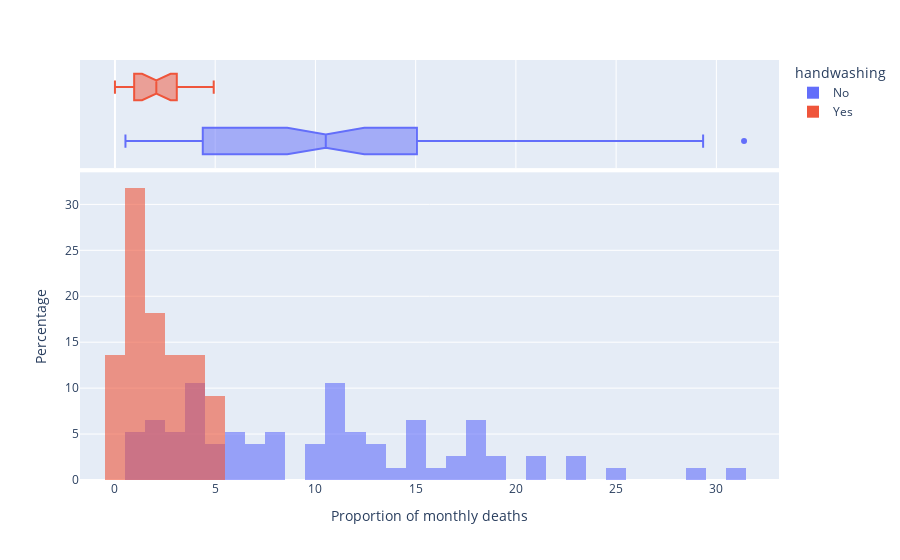

Notebook cell for this chart:
### Markdown cell above
### Use Histograms to Visualise the Monthly Distribution of Outcomes

**Challenge**: Create a [plotly histogram](https://plotly.com/python/histograms/) to show the monthly percentage of deaths. 

* Use docs to check out the available parameters. Use the [`color` parameter](https://plotly.github.io/plotly.py-docs/generated/plotly.express.histogram.html) to display two overlapping histograms.
* The time period of handwashing is shorter than not handwashing. Change `histnorm` to `percent` to make the time periods comparable. 
* Make the histograms slighlty transparent
* Experiment with the number of bins on the histogram. Which number work well in communicating the range of outcomes?
* Just for fun, display your box plot on the top of the histogram using the `marginal` parameter.

### Code cell
hist = px.histogram(df_monthly, 
                    x='pct_deaths', 
                    color='handwashing', 
                    histnorm='percent', 
                    opacity=0.6,
                    nbins=32,
                    barmode='overlay',
                    marginal='box',
                    height=800
                   )

hist.update_layout(xaxis_title='Proportion of monthly deaths',
                   yaxis_title='Percentage')
hist.show()

### Figure 1 — Plotly figure (JSON) as saved in the notebook; plotly's stock layout.template omitted (floating-point values rounded to 4 significant figures)
{"data": [{"alignmentgroup": "True", "bingroup": "x", "histnorm": "percent", "hovertemplate": "handwashing=No<br>pct_deaths=%{x}<br>percent=%{y}<extra></extra>", "legendgroup": "No", "marker": {"color": "#636efa", "opacity": 0.6, "pattern": {"shape": ""}}, "name": "No", "nbinsx": 32, "offsetgroup": "No", "orientation": "v", "showlegend": true, "type": "histogram", "x": [14.57, 7.531, 4.332, 1.569, 0.7843, 5, 8.421, 1.351, 1.878, 11.02, 22.55, 20.85, 12.22, 10.23, 10.74, 3.226, 6.593, 20.78, 25.46, 18.39, 29.34, 22.97, 31.38, 19.12, 15.97, 12.41, 11.93, 6.098, 4.082, 0.5236, 1.554, 2.262, 17.6, 7.143, 8.051, 15.16, 11.28, 17.03, 17.31, 5.833, 2.679, 4.369, 6.32, 1.224, 3.226, 11.02, 10.55, 7.591, 4.745, 4.452, 4.231, 4.392, 7.143, 6.122, 3.586, 10.55, 14.84, 10.94, 10.49, 13.39, 18.09, 15.43, 18.97, 13.44, 10.15, 13.1, 18.06, 14.39, 14.96, 10.77, 5.369, 3.215, 1.923, 3.607, 18.27, 12.24], "xaxis": "x", "yaxis": "y"}, {"alignmentgroup": "True", "hovertemplate": "handwashing=No<br>pct_deaths=%{x}<extra></extra>", "legendgroup": "No", "marker": {"color": "#636efa"}, "name": "No", "notched": true, "offsetgroup": "No", "showlegend": false, "type": "box", "x": [14.57, 7.531, 4.332, 1.569, 0.7843, 5, 8.421, 1.351, 1.878, 11.02, 22.55, 20.85, 12.22, 10.23, 10.74, 3.226, 6.593, 20.78, 25.46, 18.39, 29.34, 22.97, 31.38, 19.12, 15.97, 12.41, 11.93, 6.098, 4.082, 0.5236, 1.554, 2.262, 17.6, 7.143, 8.051, 15.16, 11.28, 17.03, 17.31, 5.833, 2.679, 4.369, 6.32, 1.224, 3.226, 11.02, 10.55, 7.591, 4.745, 4.452, 4.231, 4.392, 7.143, 6.122, 3.586, 10.55, 14.84, 10.94, 10.49, 13.39, 18.09, 15.43, 18.97, 13.44, 10.15, 13.1, 18.06, 14.39, 14.96, 10.77, 5.369, 3.215, 1.923, 3.607, 18.27, 12.24], "xaxis": "x2", "yaxis": "y2"}, {"alignmentgroup": "True", "bingroup": "x", "histnorm": "percent", "hovertemplate": "handwashing=Yes<br>pct_deaths=%{x}<br>percent=%{y}<extra></extra>", "legendgroup": "Yes", "marker": {"color": "#EF553B", "opacity": 0.6, "pattern": {"shape": ""}}, "name": "Yes", "nbinsx": 32, "offsetgroup": "Yes", "orientation": "v", "showlegend": true, "type": "histogram", "x": [2.239, 1.2, 1.894, 4.58, 3.957, 4.472, 2.93, 3.534, 0.6873, 0, 0.6557, 0.9585, 1.136, 0.3717, 0, 0.9615, 2.341, 2.903, 1.34, 2.233, 3.085, 4.926], "xaxis": "x", "yaxis": "y"}, {"alignmentgroup": "True", "hovertemplate": "handwashing=Yes<br>pct_deaths=%{x}<extra></extra>", "legendgroup": "Yes", "marker": {"color": "#EF553B"}, "name": "Yes", "notched": true, "offsetgroup": "Yes", "showlegend": false, "type": "box", "x": [2.239, 1.2, 1.894, 4.58, 3.957, 4.472, 2.93, 3.534, 0.6873, 0, 0.6557, 0.9585, 1.136, 0.3717, 0, 0.9615, 2.341, 2.903, 1.34, 2.233, 3.085, 4.926], "xaxis": "x2", "yaxis": "y2"}], "layout": {"autosize": true, "barmode": "overlay", "legend": {"title": {"text": "handwashing"}, "tracegroupgap": 0}, "margin": {"t": 60}, "xaxis": {"anchor": "y", "autorange": true, "domain": [0, 1], "range": [-1.743, 33.12], "title": {"text": "Proportion of monthly deaths"}, "type": "linear"}, "xaxis2": {"anchor": "y2", "autorange": true, "domain": [0, 1], "matches": "x", "range": [-1.743, 33.12], "showgrid": true, "showticklabels": false, "type": "linear"}, "yaxis": {"anchor": "x", "autorange": true, "domain": [0, 0.7326], "range": [0, 33.49], "title": {"text": "Percentage"}}, "yaxis2": {"anchor": "x2", "autorange": true, "domain": [0.7426, 1], "matches": "y2", "range": [-0.5, 1.5], "showgrid": false, "showline": false, "showticklabels": false, "ticks": "", "type": "category"}}}
